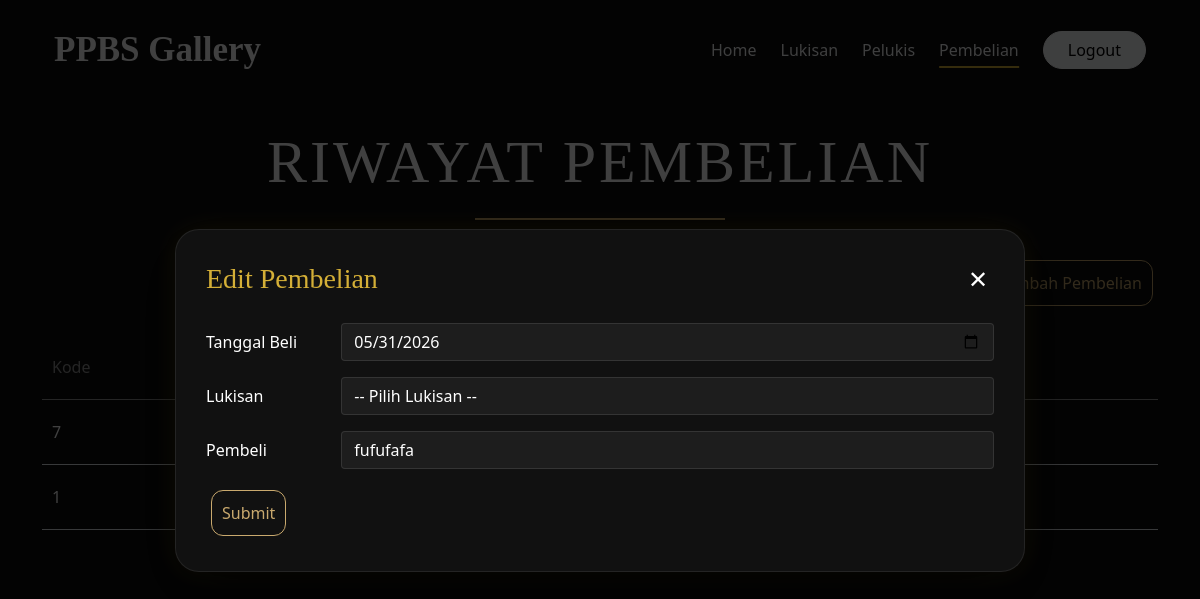
/pembelian.php?op=edit&id_pembelian=7, run on an earlier commit of the app's database.
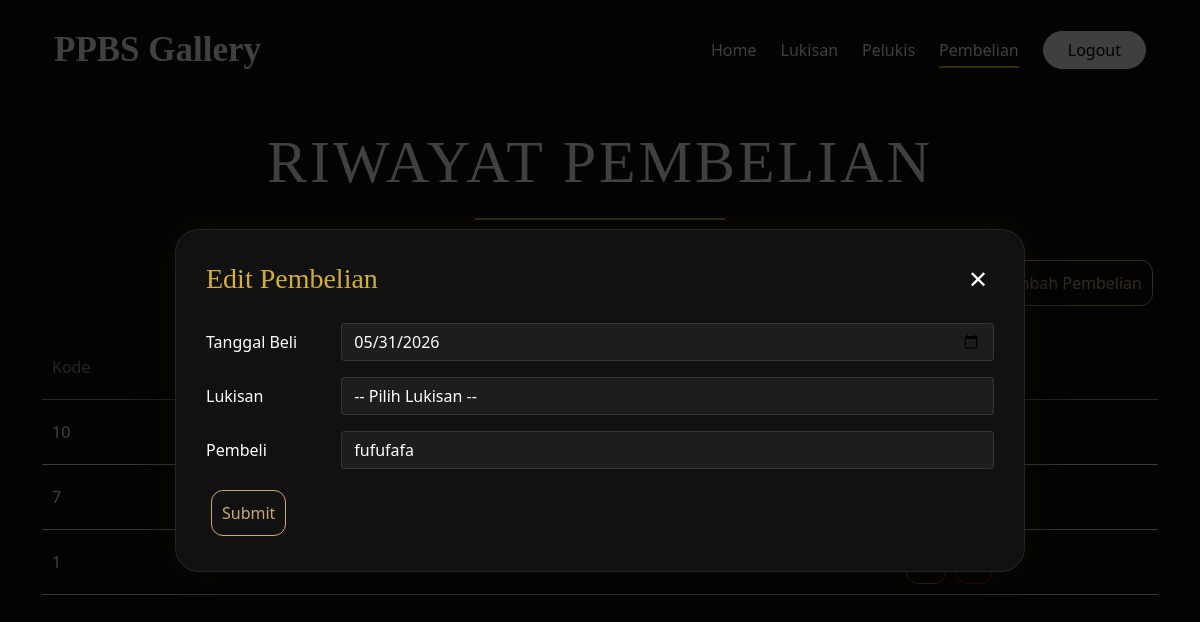
And on a later commit of the database.
### tables this page shows
CREATE TABLE `pembelian` (
  `id_pembelian` int(11) NOT NULL,
  `tgl_beli` date DEFAULT NULL,
  `id_lukisan` int(11) DEFAULT NULL,
  `metode` varchar(50) DEFAULT NULL,
  `id_user` int(11) DEFAULT NULL
);

### pembelian.php (the view, shortened to what this page needs)
<?php include 'koneksi.php';
$tgl_beli      = "";
$id_user       = "";
if(isset($_GET['op'])) {
    $op = $_GET['op'];
} else {
    $op = "";
}
if($op == 'edit') {
    $id_pembelian = $_GET['id_pembelian'];
    $sql1 = "SELECT * FROM pembelian WHERE id_pembelian = '$id_pembelian'";
    $q1 = mysqli_query($koneksi, $sql1);
    $r1 = mysqli_fetch_array($q1);
    $tgl_beli   = $r1['tgl_beli'];
    $id_user    = $r1['id_user'];
}
?>
<!DOCTYPE html>
<html lang="en">
<head>
    <link href="https://cdn.jsdelivr.net/npm/bootstrap@5.0.2/dist/css/bootstrap.min.css" rel="stylesheet">
    <link rel="stylesheet" href="styles.css?v=1">
</head>
<body style="background:#0d0d0d;color:white;">
    <div class="container">
        <nav class="navbar navbar-expand-lg py-4">
                <div class="container-fluid">
                    <span style="font-family:'Times New Roman',serif; font-size:35px; font-weight:bold; color:white;">
                        PPBS Gallery
                    </span>
                    <div class="ms-auto d-flex align-items-center gap-4">
                        <a class="text-decoration-none text-light" href="home.php">
                            Home
                        </a>
                            <a class="text-decoration-none text-light" href="lukisan.php">Lukisan</a>
                            <a class="text-decoration-none text-light" href="pelukis.php">Pelukis</a>
                            <a class="text-decoration-none text-light active-link" href="pembelian.php">Pembelian</a>
                        <a class="btn btn-light rounded-pill px-4"
                            href="logout.php"
                            onclick="return confirm('Yakin mau logout?')">
                            Logout
                        </a>
                    </div>
                </div>
            </nav>
        <div class="modal-container" id="modalContainer">
            <div class="custom-modal">
                <div class="modal-header-custom">
                    <h3>
                        <?php echo ($op == 'edit') ? 'Edit Pembelian' : 'Tambah Pembelian'; ?>
                    </h3>
                    <button id="closeModal" class="close-btn">
                        ✕
                    </button>
                </div>
                <div class="modal-body-custom">
                    <form action="" method="POST">
                        <div class="mb-3 row">
                            <label class="col-sm-2 col-form-label"> Tanggal Beli </label>
                            <div class="col-sm-10">
                                <input type="date" class="form-control" name="tgl_beli" value="<?php echo $tgl_beli ?>">
                            </div>
                        </div>
                        <div class="mb-3 row">
                            <label class="col-sm-2 col-form-label"> Lukisan </label>
                            <div class="col-sm-10">
                                <select name="id_lukisan" class="form-select">
                                    <option value=""> -- Pilih Lukisan -- </option>
                                </select>
                            </div>
                        </div>
                        <div class="mb-3 row">
                            <label class="col-sm-2 col-form-label"> Pembeli </label>
                            <div class="col-sm-10">
                                <select name="id_user" class="form-select">
                                    <?php
                                    $user = mysqli_query($koneksi, "SELECT * FROM user");
                                    while($u = mysqli_fetch_array($user)) {
                                        $selected = "";
                                        if($id_user == $u['id_user']) {
                                            $selected = "selected";
                                        }
                                        echo "<option value='{$u['id_user']}' $selected> {$u['username']} </option>";
                                    }
                                    ?>
                                </select>
                            </div>
                        </div>
                        <div class="col-12">
                            <input type="submit" name="submit" value="Submit" class="btn-dark-custom">
                        </div>
                    </form>
                </div>
            </div>
        </div>
    <div class="hero fade-up">
        <h1>RIWAYAT PEMBELIAN</h1>
        <div class="gold-line"></div>
    </div>
        <div class="text-end mb-4 fade-up">
            <button id="openModal" class="btn-dark-custom">
                + Tambah Pembelian
            </button>
        </div>
            <table class="table table-hover align-middle fade-up">
                <thead>
                    <tr>
                        <th scope="col">Kode</th>
                        <th scope="col">Tanggal</th>
                        <th scope="col">Nama Lukisan</th>
                        <th scope="col">Pembeli</th>
                    </tr>
                </thead>
                <tbody>
                    <?php
                    $sql2 = "SELECT pembelian.*, lukisan.nama_lukisan, user.username FROM pembelian
                             JOIN lukisan ON pembelian.id_lukisan = lukisan.id_lukisan
                             JOIN user ON pembelian.id_user = user.id_user
                             ORDER BY id_pembelian DESC";
                    $q2 = mysqli_query($koneksi, $sql2);
                    while($r2 = mysqli_fetch_array($q2)) {
                        ?>
                        <tr>
                            <td scope="row"> <?php echo $r2['id_pembelian'] ?> </td>
                            <td scope="row"> <?php echo $r2['tgl_beli'] ?> </td>
                            <td scope="row"> <?php echo $r2['nama_lukisan'] ?> </td>
                            <td scope="row"> <?php echo $r2['username'] ?> </td>
                            <td scope="row">
                                <a class="btn-dark-custom" href="pembelian.php?op=edit&id_pembelian=<?php echo $r2['id_pembelian']; ?>">
                                </a>
                                <a class="btn-dark-custom btn-delete" href="pembelian.php?op=delete&id_pembelian=<?php echo $r2['id_pembelian']; ?>"
                                onclick="return confirm('Hapus data ini?')">
                                </a>
                            </td>
                        </tr>
                        <?php
                    }
                    ?>
                </tbody>
            </table>
        <br><br>
    </div>
</body>
</html>

### styles.css (style rules this page uses)
.fade-up { opacity:0; transform:translateY(50px); transition: opacity .8s ease, transform .8s ease; }
.fade-up.show { opacity:1; transform:translateY(0); }
.active-link { position: relative; font-weight: 500; }
.active-link::after { content: ""; position: absolute; left: 0; bottom: -6px; width: 100%; height: 2px; background: white; }
.text-light { position: relative; }
.text-light::after { content:''; position:absolute; left:50%; bottom:-6px; width:0; height:2px; background:#d4af37; transition:all .3s ease; transform:translateX(-50%); }
.text-light:hover::after, .active-link::after { width:100%; }
.btn-dark-custom { flex:1; background:transparent; border:1px solid rgba(255,255,255,.15); border-color:#c9a96e; color:#c9a96e; border-radius:12px; padding:10px; text-decoration:none; text-align:center; margin: 5px; }
.btn-delete { border-color:#dc3545; color:#dc3545; }
.btn-gold, .btn-delete { flex:1; text-align:center; }
.modal-container { position:fixed; inset:0; background:rgba(0,0,0,.75); display:flex; justify-content:center; align-items:center; opacity:0; pointer-events:none; transition:.3s; z-index:9999; }
.modal-container.show { opacity:1; pointer-events:auto; }
.custom-modal { width:850px; max-width:90%; max-height:85vh; overflow-y:auto; background:#111; border:1px solid rgba(255,255,255,.08); border-radius:24px; padding:30px; box-shadow: 0 20px 60px rgba(0,0,0,.6), 0 0 30px rgba(212,175,55,.08); animation:popup .35s ease; }
.modal-header-custom { display:flex; justify-content:space-between; align-items:center; margin-bottom:25px; }
.modal-header-custom h3 { color:#d4af37; margin:0; font-family:'Cormorant Garamond',serif; }
.close-btn { background:none; border:none; color:white; font-size:24px; cursor:pointer; }
.modal-body-custom { color:white; }
.form-control, .form-select { background: rgba(255,255,255,0.05); border: 1px solid rgba(255,255,255,0.1); color:white; }
.form-select option { background:#111; color:white; }
body { background:#050505; color:white; font-family: "Segoe UI", sans-serif; }
.hero { text-align:center; padding:25px 0 15px; }
.hero h1 { font-family:"Times New Roman", serif; font-size:60px; letter-spacing:3px; color:#ffffff; }
.gold-line { width:250px; height:2px; background:#c9a96e; margin:20px auto; }
.table { color:white; }
.table td, .table th { padding: 20px 10px; }
.table thead th { color: #929292; border-bottom: 1px solid rgba(255,255,255,0.15); font-weight: 500; }
.table-hover tbody tr { transition: all .25s ease; }

What changed in the data, as far as the page shows it:
added pembelian: id_pembelian "10"
